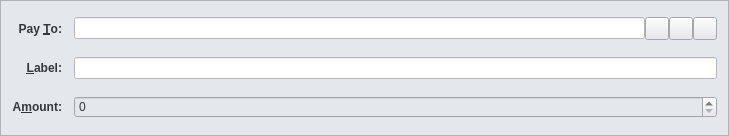
<?xml version="1.0" encoding="UTF-8"?>
<ui version="4.0">
 <class>SendCoinsEntry</class>
 <widget class="QFrame" name="SendCoinsEntry">
  <property name="geometry">
   <rect>
    <x>0</x>
    <y>0</y>
    <width>729</width>
    <height>136</height>
   </rect>
  </property>
  <property name="windowTitle">
   <string>Form</string>
  </property>
  <property name="styleSheet">
   <string notr="true">color:#33363b; font-size:12px; font-family:&quot;Open Sans Bold&quot;;background-color:#e4e7ec;</string>
  </property>
  <property name="frameShape">
   <enum>QFrame::StyledPanel</enum>
  </property>
  <property name="frameShadow">
   <enum>QFrame::Sunken</enum>
  </property>
  <layout class="QGridLayout" name="gridLayout">
   <property name="spacing">
    <number>12</number>
   </property>
   <item row="4" column="1">
    <layout class="QHBoxLayout" name="horizontalLayout_2">
     <property name="spacing">
      <number>0</number>
     </property>
     <item>
      <widget class="QValidatedLineEdit" name="addAsLabel">
       <property name="enabled">
        <bool>true</bool>
       </property>
       <property name="toolTip">
        <string>Enter a label for this address to add it to your address book</string>
       </property>
       <property name="styleSheet">
        <string notr="true">background-color:white;</string>
       </property>
      </widget>
     </item>
    </layout>
   </item>
   <item row="3" column="0">
    <widget class="QLabel" name="label_2">
     <property name="styleSheet">
      <string notr="true">font-weight:bold;</string>
     </property>
     <property name="text">
      <string>Pay &amp;To:</string>
     </property>
     <property name="alignment">
      <set>Qt::AlignRight|Qt::AlignTrailing|Qt::AlignVCenter</set>
     </property>
     <property name="buddy">
      <cstring>payTo</cstring>
     </property>
    </widget>
   </item>
   <item row="5" column="0">
    <widget class="QLabel" name="label">
     <property name="styleSheet">
      <string notr="true">font-weight:bold;</string>
     </property>
     <property name="text">
      <string>A&amp;mount:</string>
     </property>
     <property name="alignment">
      <set>Qt::AlignRight|Qt::AlignTrailing|Qt::AlignVCenter</set>
     </property>
     <property name="buddy">
      <cstring>payAmount</cstring>
     </property>
    </widget>
   </item>
   <item row="3" column="1">
    <layout class="QHBoxLayout" name="payToLayout">
     <property name="spacing">
      <number>0</number>
     </property>
     <item>
      <widget class="QValidatedLineEdit" name="payTo">
       <property name="toolTip">
        <string>The address to send the payment to  (e.g. B8gZqgY4r2RoEdqYk3QsAqFckyf9pRHN6i)</string>
       </property>
       <property name="styleSheet">
        <string notr="true">background-color:white;</string>
       </property>
       <property name="maxLength">
        <number>34</number>
       </property>
      </widget>
     </item>
     <item>
      <widget class="QToolButton" name="addressBookButton">
       <property name="toolTip">
        <string>Choose address from address book</string>
       </property>
       <property name="text">
        <string/>
       </property>
       <property name="icon">
        <iconset resource="../bitcoin.qrc">
         <normaloff>:/icons/address-book</normaloff>:/icons/address-book</iconset>
       </property>
       <property name="shortcut">
        <string>Alt+A</string>
       </property>
      </widget>
     </item>
     <item>
      <widget class="QToolButton" name="pasteButton">
       <property name="toolTip">
        <string>Paste address from clipboard</string>
       </property>
       <property name="text">
        <string/>
       </property>
       <property name="icon">
        <iconset resource="../bitcoin.qrc">
         <normaloff>:/icons/editpaste</normaloff>:/icons/editpaste</iconset>
       </property>
       <property name="shortcut">
        <string>Alt+P</string>
       </property>
      </widget>
     </item>
     <item>
      <widget class="QToolButton" name="deleteButton">
       <property name="toolTip">
        <string>Remove this recipient</string>
       </property>
       <property name="text">
        <string/>
       </property>
       <property name="icon">
        <iconset resource="../bitcoin.qrc">
         <normaloff>:/icons/remove</normaloff>:/icons/remove</iconset>
       </property>
      </widget>
     </item>
    </layout>
   </item>
   <item row="4" column="0">
    <widget class="QLabel" name="label_4">
     <property name="styleSheet">
      <string notr="true">font-weight:bold;</string>
     </property>
     <property name="text">
      <string>&amp;Label:</string>
     </property>
     <property name="alignment">
      <set>Qt::AlignRight|Qt::AlignTrailing|Qt::AlignVCenter</set>
     </property>
     <property name="buddy">
      <cstring>addAsLabel</cstring>
     </property>
    </widget>
   </item>
   <item row="5" column="1">
    <widget class="BitcoinAmountField" name="payAmount">
     <property name="focusPolicy">
      <enum>Qt::WheelFocus</enum>
     </property>
     <property name="styleSheet">
      <string notr="true"/>
     </property>
    </widget>
   </item>
  </layout>
 </widget>
 <customwidgets>
  <customwidget>
   <class>BitcoinAmountField</class>
   <extends>QSpinBox</extends>
   <header>bitcoinamountfield.h</header>
   <container>1</container>
  </customwidget>
  <customwidget>
   <class>QValidatedLineEdit</class>
   <extends>QLineEdit</extends>
   <header>qvalidatedlineedit.h</header>
  </customwidget>
 </customwidgets>
 <resources>
  <include location="../bitcoin.qrc"/>
 </resources>
 <connections/>
</ui>
